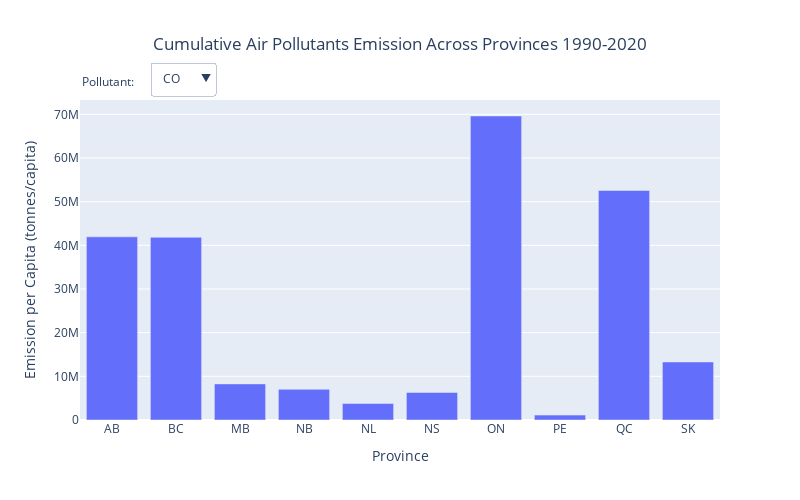

Notebook cell for this chart:
### Markdown cell above
Second, we construct a **bar graph** to illustrate the cumulative contribution of air pollutants for each province.

### Code cell
with open('projects/environmental-health/figure/bar_fig.json', 'r') as f:
    fig = pio.from_json(f.read())
fig.show()

### Figure 1 — Plotly figure (JSON) as saved in the notebook; plotly's stock layout.template omitted (floating-point values rounded to 4 significant figures)
{"data": [{"name": "CO", "type": "bar", "visible": true, "x": ["AB", "BC", "MB", "NB", "NL", "NS", "ON", "PE", "QC", "SK"], "y": [41950000.0, 41850000.0, 8267000.0, 7026000.0, 3775000.0, 6305000.0, 69620000.0, 1127000.0, 52560000.0, 13290000.0]}, {"name": "NH3", "type": "bar", "visible": false, "x": ["AB", "BC", "MB", "NB", "NL", "NS", "ON", "PE", "QC", "SK"], "y": [3989000.0, 690300.0, 1638000.0, 142200.0, 30800.0, 132300.0, 3074000.0, 97480.0, 2019000.0, 2466000.0]}, {"name": "NOX", "type": "bar", "visible": false, "x": ["AB", "BC", "MB", "NB", "NL", "NS", "ON", "PE", "QC", "SK"], "y": [21210000.0, 8207000.0, 1851000.0, 1816000.0, 1529000.0, 2165000.0, 15190000.0, 189100.0, 8156000.0, 5121000.0]}, {"name": "SOX", "type": "bar", "visible": false, "x": ["AB", "BC", "MB", "NB", "NL", "NS", "ON", "PE", "QC", "SK"], "y": [12840000.0, 2320000.0, 8861000.0, 2308000.0, 1451000.0, 4270000.0, 14410000.0, 61060.0, 6366000.0, 4027000.0]}, {"name": "VOC", "type": "bar", "visible": false, "x": ["AB", "BC", "MB", "NB", "NL", "NS", "ON", "PE", "QC", "SK"], "y": [18000000.0, 7952000.0, 2427000.0, 1745000.0, 1094000.0, 1547000.0, 18200000.0, 243800.0, 11120000.0, 7464000.0]}], "layout": {"annotations": [{"align": "left", "showarrow": false, "text": "Pollutant:", "x": 0, "xref": "paper", "y": 1.09, "yref": "paper"}], "barmode": "group", "height": 500, "hovermode": "x unified", "legend": {"bgcolor": "rgba(0,0,0,0)", "x": 0.01, "xanchor": "left", "y": 1, "yanchor": "top"}, "showlegend": false, "title": {"text": "Cumulative Air Pollutants Emission Across Provinces 1990-2020", "x": 0.5}, "updatemenus": [{"active": 0, "buttons": [{"args": [{"visible": [true, false, false, false, false]}], "label": "CO", "method": "update"}, {"args": [{"visible": [false, true, false, false, false]}], "label": "NH3", "method": "update"}, {"args": [{"visible": [false, false, true, false, false]}], "label": "NOX", "method": "update"}, {"args": [{"visible": [false, false, false, true, false]}], "label": "SOX", "method": "update"}, {"args": [{"visible": [false, false, false, false, true]}], "label": "VOC", "method": "update"}], "direction": "down", "pad": {"r": 10, "t": 10}, "showactive": true, "x": 0.11, "xanchor": "left", "y": 1.15, "yanchor": "top"}], "width": 800, "xaxis": {"title": {"text": "Province"}}, "yaxis": {"title": {"text": "Emission per Capita (tonnes/capita)"}}}}
